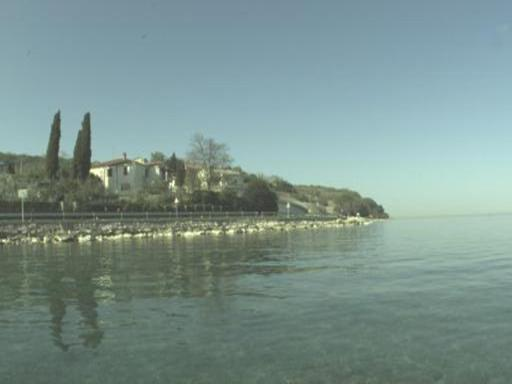
#> input picture Computer-Vision-main/hw3/images/0025.jpg, 512 x 384 px; its folder holds 4 pictures in this run
$ jupyter execute main.ipynb
#> lines starting #> are read from the running program, lines starting #| are printed output that depends on the picture
[cell 1]
import cv2
import matplotlib.pyplot as plt
import numpy as np
import glob

def auto_segment(image):
    pixel_vals = image.reshape((-1,3))

    # Convert to float type
    pixel_vals = np.float32(pixel_vals)
    criteria = (cv2.TERM_CRITERIA_EPS + cv2.TERM_CRITERIA_MAX_ITER, 100, 0.85)

    # then perform k-means clustering wit h number of clusters defined as 3
    #also random centres are initially choosed for k-means clustering
    k = 3
    retval, labels, centers = cv2.kmeans(pixel_vals, k, None, criteria, 10, cv2.KMEANS_RANDOM_CENTERS)

    # convert data into 8-bit values
    centers = np.uint8(centers)
    segmented_data = centers[labels.flatten()]

    # reshape data into the original image dimensions
    segmented_image = segmented_data.reshape((image.shape))

    return segmented_image


# Read in each image and convert to grayscale
images = [cv2.imread(file,0) for file in glob.glob("images/*.jpg")]
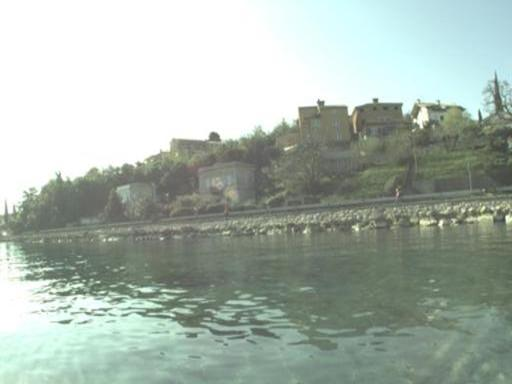
#> input picture Computer-Vision-main/hw3/images/0028.jpg, 512 x 384 px
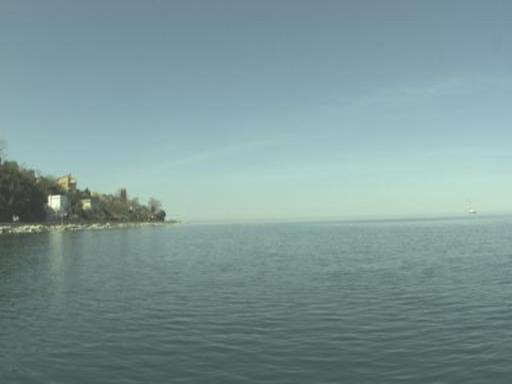
#> input picture Computer-Vision-main/hw3/images/0044.jpg, 512 x 384 px
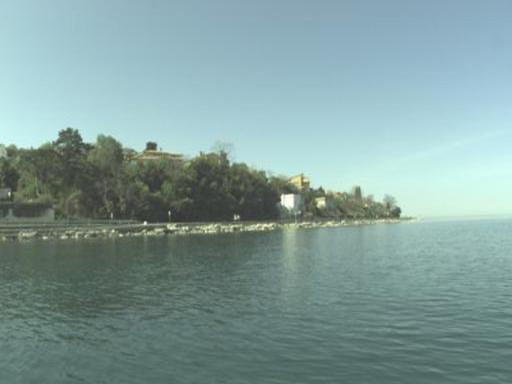
#> input picture Computer-Vision-main/hw3/images/0045.jpg, 512 x 384 px
#> images = 4 items

# Iterate through each image, perform edge detection, and save image
number = 0
for image in images:
    segment = auto_segment(image)
    cv2.imwrite('results/segment_{}.png'.format(number), segment)
    number += 1
#> this loop made 4 passes
#> (retval in auto_segment, centers in auto_segment) on passes 1 to 4: (33261584, [[188, 188, 188], [149, 149, 149], [103, 103, 103]]), (42768334.4, [[245, 246, 245], [115, 115, 115], [161, 161, 161]]), (30087715.4, [[144, 144, 144], [100, 99, 100], [187, 187, 187]]), (47815909.3, [[168, 168, 168], [101, 101, 102], [208, 209, 209]])
#> pass 1, in auto_segment, `segmented_image = segmented_data.reshape((image.shape))`:
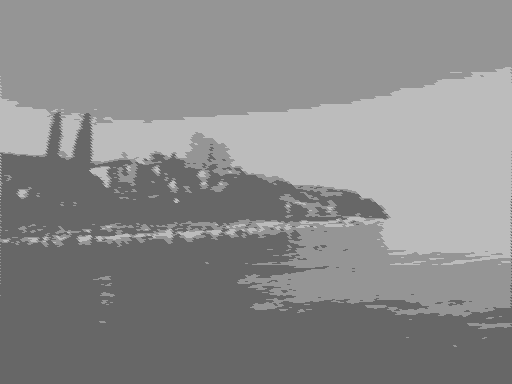
#> segmented_image: shape (384, 512); min 103, max 188, mean 139.2
#> pass 2, in auto_segment (call 2), `segmented_image = segmented_data.reshape((image.shape))`:
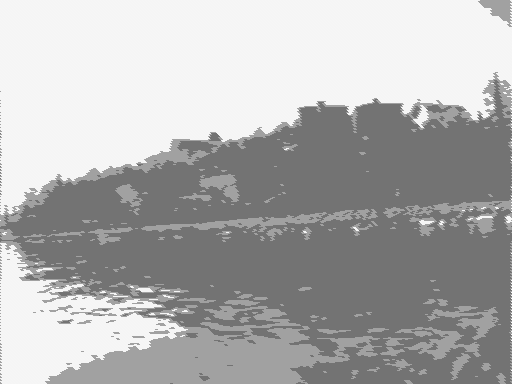
#> segmented_image: shape (384, 512); min 115, max 246, mean 175.6
#> pass 3, in auto_segment (call 3), `segmented_image = segmented_data.reshape((image.shape))`:
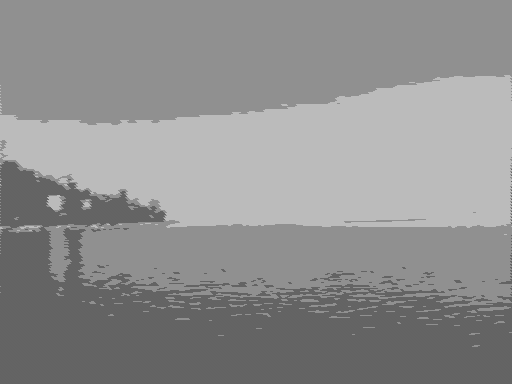
#> segmented_image: shape (384, 512); min 99, max 187, mean 143.4
#> after the loop, number = 4
